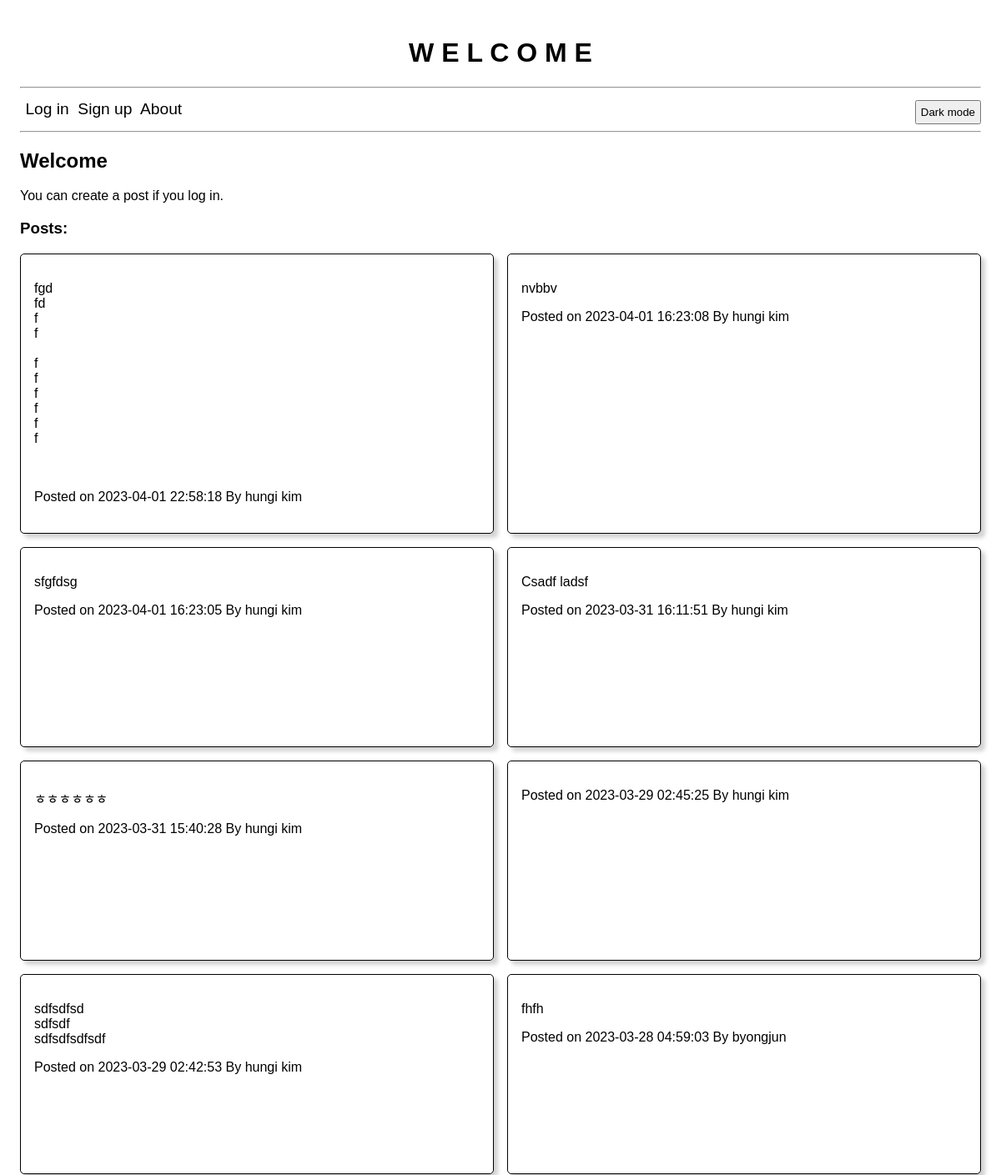
Before: / (upper part) with the older database file.
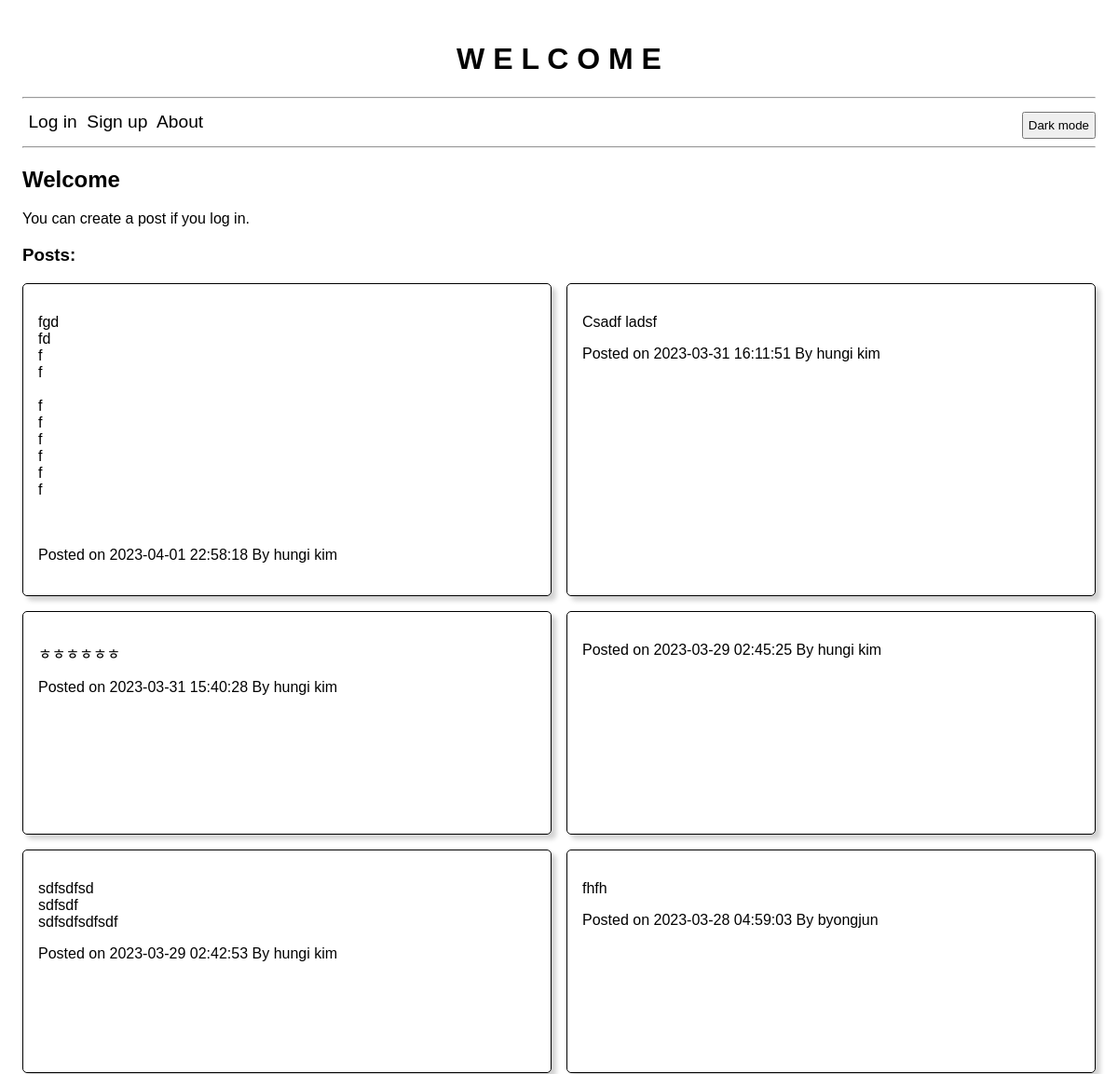
After: the same page with the newer database file.
### website/models.py (models this page shows)
class Post(db.Model):
   id = db.Column(db.Integer, primary_key=True)
   text = db.Column(db.String(5000))
   date = db.Column(db.DateTime(timezone=True), default=func.now()) # TODO: Display time in EST no matter where the user is loated?
   user_id = db.Column(db.Integer, db.ForeignKey('user.id'))

class User(db.Model, UserMixin):
   id = db.Column(db.Integer, primary_key=True)
   email = db.Column(db.String(50), unique=True)
   name = db.Column(db.String(50))
   password = db.Column(db.String(30))
   posts = db.relationship('Post', backref='author', lazy=True)

### website/views.py (the view)
@views.route('/', methods = ['GET', 'POST'])
def home():
   if request.method == 'POST':
      post_text = request.form.get('post-text-area')
      new_post = Post(text=post_text, user_id=current_user.id)
      db.session.add(new_post)
      db.session.commit()
      flash('Your post has been created', category='success')
   posts = Post.query.order_by(Post.date.desc()).all()
   return render_template('home.html', posts=posts)

### website/templates/home.html (shortened to what this page needs)
{% extends 'base.html' %}
{% block content %}
<h2>Welcome{% if current_user.is_authenticated %}, {{current_user.name}} {% endif %} </h2>
<div>
{% if current_user.is_authenticated %}
<form method="POST">
    <label><textarea name="post-text-area" class="text-area" required></textarea></label>
    <button class="btn-post" type="submit">Post</button>
</form>
{% else %}
<p>You can create a post if you log in.</p>
{% endif %}
</div>
<div>
<h3>Posts:</h3>
{% if posts != None %}
<main>
    {% for post in posts %}
    <div class='post-wrapper'>
        <p class='post-text'>{{ post.text }}</p>
        Posted on {{ post.date }} By {{ post.author.name }}<br><br>
    </div>
    {% endfor %}
</main>
{% else %}
<h4>No posts to display</h4>
{% endif %}
</div><br>
{% endblock %}

Changed rows visible on the page:
removed Post: text "nvbbv", date "2023-04-01 16:23:08", author.name "hungi kim"
removed Post: text "sfgfdsg", date "2023-04-01 16:23:05", author.name "hungi kim"
